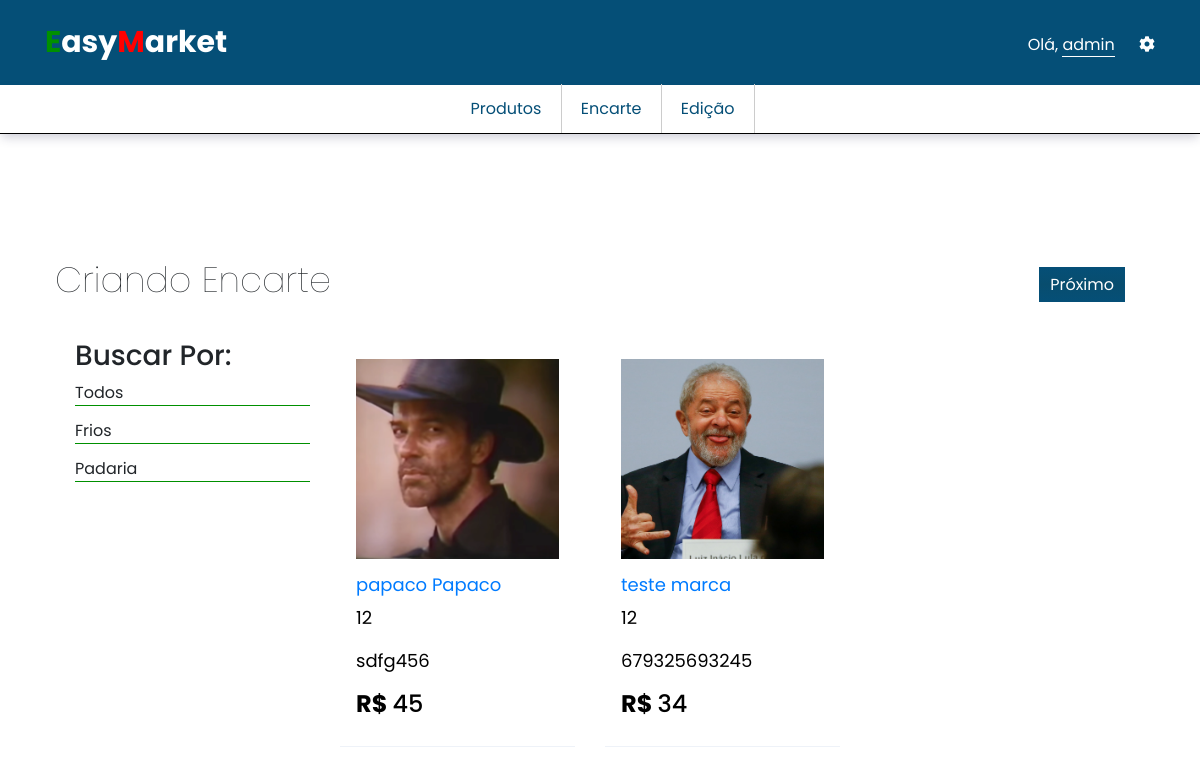
Page /sist/inserirEncarte.php (signed in) on the committed database.
### tables this page shows
CREATE TABLE IF NOT EXISTS `usuarios` (
  `idUsuario` int(11) NOT NULL AUTO_INCREMENT,
  `cpf` varchar(14) NOT NULL,
  `nome` varchar(255) NOT NULL,
  `email` varchar(255) NOT NULL,
  `senha` varchar(255) NOT NULL,
  `funcao` varchar(255) NOT NULL,
  `contaAtiva` varchar(255) NOT NULL,
  PRIMARY KEY (`idUsuario`)
);

CREATE TABLE IF NOT EXISTS `categorias` (
  `idCategoria` int(11) NOT NULL AUTO_INCREMENT,
  `nomeCategoria` varchar(255) NOT NULL,
  `removido` varchar(3) NOT NULL,
  PRIMARY KEY (`idCategoria`)
);

CREATE TABLE IF NOT EXISTS `produtos` (
  `idProduto` int(255) NOT NULL AUTO_INCREMENT,
  `codigoProduto` varchar(255) NOT NULL,
  `nomeProduto` varchar(255) NOT NULL,
  `fotoProduto` varchar(255) NOT NULL,
  `marcaProduto` varchar(255) NOT NULL,
  `idCategoria` int(11) DEFAULT NULL,
  `precoProduto` varchar(255) NOT NULL,
  `precoPromocao` varchar(255) NOT NULL,
  `pesoProduto` varchar(255) NOT NULL,
  `unidadePeso` varchar(20) NOT NULL,
  `localizacaoProduto` varchar(255) NOT NULL,
  `avaliacaoProduto` varchar(255) NOT NULL,
  `descricaoProduto` text NOT NULL,
  `destaqueProduto` varchar(3) NOT NULL,
  `removido` varchar(3) NOT NULL,
  PRIMARY KEY (`idProduto`),
  KEY `categoria_produto` (`idCategoria`)
);

### sist/inserirEncarte.php (the view, shortened to what this page needs)
<?php
include('includes/header.php');
?>
<div class="container">
  <div class="conteudoFormulario" method="post">
    <div class="cabecalhoForm">
      <h3 class="colunasTop">Criando Encarte</h3>
      <div class="btnsTop floatRight colunasTop">
        <div class="btnAdicionar colunasTop ">
          <a href="criarEncarte.php"><span class="">Próximo</span></a>
        </div>
      </div>
    </div>
    <section class="boxLista">
      <div class="row">
        <div class="col-md-3 filtroBusca">
          <h3>Buscar Por:</h3>
          <ul>
            <a href="listaProdutos.php"><li>Todos</li></a>
            <?php
              $query = "SELECT * FROM categorias WHERE removido != 'sim' ORDER BY nomeCategoria";
              $result = mysqli_query($conn, $query) or die(mysqli_error($conn));
              while($row = mysqli_fetch_assoc($result)) {
                $idCategoria = $row['idCategoria'];
                $nomeCategoria = $row['nomeCategoria'];
                echo '
                  <a href="listaProdutos.php?categoria='.$idCategoria.'"><li>'.$nomeCategoria.'</li></a>
                ';
              }
            ?>
          </ul>
        </div>
        <div class="col-md-9">
          <div class="row">
            <?php
            if(isset($_GET['categoria'])){
              $categoriaBusca = htmlspecialchars($_GET['categoria'], ENT_QUOTES, 'utf-8');
              $query = "SELECT * FROM produtos WHERE removido != 'sim' AND idCategoria='$categoriaBusca' ORDER BY nomeProduto";
            }
            else{
              $query = "SELECT * FROM produtos WHERE removido != 'sim' ORDER BY nomeProduto";
            }
              $result = mysqli_query($conn, $query) or die(mysqli_error($conn));
              while($row = mysqli_fetch_assoc($result)) {
                $nomeProduto = $row['nomeProduto'];
                $marcaProduto = $row['marcaProduto'];
                $idProduto = $row['idProduto'];
                $precoProduto = $row['precoProduto'];
                $fotoProduto = $row['fotoProduto'];
                $pesoProduto = $row['pesoProduto'];
                $codigoProduto = $row['codigoProduto'];
                echo '
                <div class="col-md-4">
                  <div class="itemLista">
                    <a href="inserirProduto.php?idProduto='.$idProduto.'"><div class="imgProduto" style="background: url(../sist/uploads/'.$fotoProduto.') no-repeat center; background-size: cover;"></div></a>
                    <div class="descProduto">
                      <a href="inserirProduto.php?idProduto='.$idProduto.'"><h3>'.$nomeProduto.' '.$marcaProduto.'</h3></a>
                      <p>'.$pesoProduto.'</p>
                      <p>'.$codigoProduto.'</p>
                      <h4><strong>R$ </strong>'.$precoProduto.'</h4>
                    </div>
                  </div>
                </div>
                ';
              }
            ?>
          </div>
        </div>
      </div>
    </section>
    <br>
  </div>
</div>
<?php
  include('includes/footer.php');
?>

### sist/includes/header.php (shortened to what this page needs)
<?php
  include('conexao.php');
  $idUsuario = $_SESSION['idUsuario'];
  $query = "SELECT * FROM usuarios WHERE idUsuario='$idUsuario'";
  $result = mysqli_query($conn, $query) or die(mysqli_error($conn));
  while($row = mysqli_fetch_assoc($result)) {
    $nomeUsuario = $row['nome'];
    $funcaoUsuario = $row['funcao'];
  }
?>
<!DOCTYPE html>
<html lang="pt-br">
  <head>
    <link rel="stylesheet" href="fontawesome/css/all.css">
    <link rel="stylesheet" href="css/style.css">
    <link rel="stylesheet" href="bootstrap/css/bootstrap.min.css">
    <link rel="stylesheet" href="bootstrap/css/bootstrap.css">
  </head>
  <body>
    <header id="header">
      <div class="container">
        <div class="colunasTop logoHeader">
          <a href="entrada.php"><span style="color: #009000">E</span>asy<span style="color: #f00;">M</span>arket</a>
        </div>
        <div class="colunasTop floatRight loginOptionsHeader">
          <div class="colunasTop usuarioHeader">
            <ul id="ulUser">
              <li class="menuDropdown" onclick="abrirMenuUser()">
                <span class="userName"> <span style="color: #fff;">Olá,</span> <span style="border-bottom: solid 1px #fff"><?php echo $nomeUsuario; ?> </span></span>
              </li>
            </ul>
          </div>
          <div class="colunasTop configuracoes">
            <ul id="ulConfig">
              <li class="menuDropdown">
                <i onclick="abrirMenuConfig()" class="fas fa-cog"></i>
                  </li>
                </ul>
          </div>
        </div>
      </div>
    </header>
    <section id="menuPaginas">
      <div class="menuPaginas">
        <div class="container">
          <ul>
            <?php
              if($funcaoUsuario == 'adm' OR $funcaoUsuario == 'dev'){
                echo '
                <li>
                  <a class="btnHover" href="listaProdutos.php">Produtos</a>
                </li>
                <li>
                  <a class="btnHover" href="listaEncarte.php">Encarte</a>
                </li>
                <li>
                <a class="btnHover" href="edicao.php">Edição</a>
              </li>
                ';
              }
              else{
                  echo '
                  <li>
                    <a class="btnHover" href="entrada.php">Easy Market</a>
                  </li>
                  ';
              }
            ?>
          </ul>
        </div>
      </div>
    </section>

### sist/includes/footer.php (shortened to what this page needs)
</body>
</html>

### sist/css/style.css (style rules this page uses)
* { margin: 0; padding: 0; font-family: 'Poppins', sans-serif; }
.colunasTop { display: inline-block; vertical-align: top; }
.container { width: 1060px; margin: 0 auto; }
.floatRight { float: right; }
#header { background-color: #054f77; color: #fff; padding: 20px 0; }
.logoHeader { font-weight: bold; font-size: 30px; }
.logoHeader a { color: #fff; text-decoration: none; }
.loginOptionsHeader { padding: 13px 0; }
.usuarioHeader { margin-right: 20px; }
#ulConfig { list-style: none; position: relative; }
#ulUser { list-style: none; position: relative; display: inline-block; }
#ulUser li { cursor: pointer; }
.usuarioHeader ul { list-style: none; padding: 0; margin: 0; }
.menuPaginas { text-align: center; padding: 12px 0 ; border-bottom: solid 1px #000; box-shadow: rgba(255, 255, 255, 0.1) 0px 1px 1px 0px inset, rgba(50, 50, 93, 0.25) 0px 5px 10px -2px, rgba(0, 0, 0, 0.3) 0px 3px 60px -30px; }
.menuPaginas ul { margin: 0; padding: 0; list-style: none; }
.menuPaginas li { display: inline; margin-right: -6px; position: relative; }
.menuPaginas a { padding: 13px 20px; color: #054f77; text-decoration: none; border-right: solid 1px #ccc; }
.btnHover { color: #054f77 !important; }
.conteudoFormulario { width: calc(100% - 20px); padding: 0 10px; margin: 125px 0 50px; }
.btnAdicionar { margin: 14px 0; }
.btnAdicionar a { background-image: linear-gradient(#054f77, #084d6e, #054f77); color: #fff; border: solid 1px #054f77; text-decoration: none; padding: 5px 10px; }
.cabecalhoForm h3 { font-size: 35px; font-weight: lighter; }
.boxLista { padding:30px 20px; margin-bottom: 100px; }
.boxLista a { text-decoration: none; }
.itemLista { border-bottom: solid 1px rgba(90, 125, 188, 0.1); padding: 20px 16px; color: rgba(0,0,0,0.87); font-size: 18px; }
.imgProduto { width: 100%; height: 200px; }
.descProduto { margin-top: 15px; color: #000; text-align: left; }
.descProduto h3 { font-weight: 400; font-size: 18px; }
.filtroBusca ul { padding: 0; margin: 0; list-style: none; }
.filtroBusca li { border-bottom: solid 1px #009000; margin-bottom: 13px; color: #212529; }

### rows in the picture
usuarios: nome "admin"
categorias: nomeCategoria "Frios"
categorias: nomeCategoria "Padaria"
produtos: fotoProduto (picture), nomeProduto "papaco", marcaProduto "Papaco", pesoProduto "12", codigoProduto "sdfg456", precoProduto "45"
produtos: fotoProduto (picture), nomeProduto "teste", marcaProduto "marca", pesoProduto "12", codigoProduto "679325693245", precoProduto "34"
